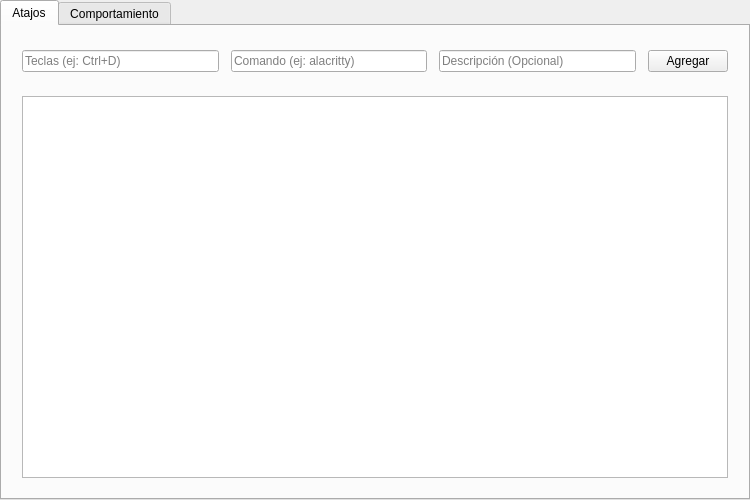
<?xml version="1.0" encoding="UTF-8"?>
<ui version="4.0">
	<class>KeySequenceWindow</class>
	<widget class="QMainWindow" name="KeySequenceWindow">
		<property name="geometry">
			<rect>
				<x>0</x>
				<y>0</y>
				<width>750</width>
				<height>500</height>
			</rect>
		</property>
		<property name="windowTitle">
			<string>Panel de Teclado</string>
		</property>
		<widget class="QWidget" name="centralwidget">
			<layout class="QVBoxLayout" name="verticalLayout">
				<property name="leftMargin">
					<number>0</number>
				</property>
				<property name="topMargin">
					<number>0</number>
				</property>
				<property name="rightMargin">
					<number>0</number>
				</property>
				<property name="bottomMargin">
					<number>0</number>
				</property>
				<item>
					<widget class="QTabWidget" name="tabWidget">
						<property name="currentIndex">
							<number>0</number>
						</property>
						<!-- Pestaña 1: Atajos -->
						<widget class="QWidget" name="tabAtajos">
							<attribute name="title">
								<string>Atajos</string>
							</attribute>
							<layout class="QVBoxLayout" name="verticalLayout_2">
								<property name="spacing">
									<number>24</number>
								</property>
								<property name="leftMargin">
									<number>20</number>
								</property>
								<property name="topMargin">
									<number>24</number>
								</property>
								<property name="rightMargin">
									<number>20</number>
								</property>
								<property name="bottomMargin">
									<number>20</number>
								</property>
								<item>
									<layout class="QHBoxLayout" name="addBox">
										<property name="spacing">
											<number>12</number>
										</property>
										<item>
											<widget class="QLineEdit" name="entryKeys">
												<property name="placeholderText">
													<string>Teclas (ej: Ctrl+D)</string>
												</property>
											</widget>
										</item>
										<item>
											<widget class="QLineEdit" name="entryCmd">
												<property name="placeholderText">
													<string>Comando (ej: alacritty)</string>
												</property>
											</widget>
										</item>
										<item>
											<widget class="QLineEdit" name="entryDesc">
												<property name="placeholderText">
													<string>Descripción (Opcional)</string>
												</property>
											</widget>
										</item>
										<item>
											<widget class="QPushButton" name="btnAdd">
												<property name="text">
													<string>Agregar</string>
												</property>
											</widget>
										</item>
									</layout>
								</item>
								<item>
									<widget class="QListWidget" name="listWidget">
										<property name="selectionMode">
											<enum>QAbstractItemView::NoSelection</enum>
										</property>
									</widget>
								</item>
							</layout>
						</widget>
						<!-- Pestaña 2: Comportamiento -->
						<widget class="QWidget" name="tabComportamiento">
							<attribute name="title">
								<string>Comportamiento</string>
							</attribute>
							<layout class="QVBoxLayout" name="verticalLayout_3">
								<property name="spacing">
									<number>30</number>
								</property>
								<property name="leftMargin">
									<number>40</number>
								</property>
								<property name="topMargin">
									<number>40</number>
								</property>
								<property name="rightMargin">
									<number>40</number>
								</property>
								<property name="bottomMargin">
									<number>20</number>
								</property>
								<item>
									<layout class="QHBoxLayout" name="repeatBox">
										<item>
											<widget class="QLabel" name="lblRepeat">
												<property name="styleSheet">
													<string notr="true">font-size: 16px; font-weight: bold;</string>
												</property>
												<property name="text">
													<string>Habilitar repetición de teclas</string>
												</property>
											</widget>
										</item>
										<item>
											<widget class="QCheckBox" name="switchRepeat"/>
										</item>
									</layout>
								</item>
								<item>
									<layout class="QVBoxLayout" name="delayBox">
										<item>
											<layout class="QHBoxLayout" name="delayHeader">
												<item>
													<widget class="QLabel" name="lblDelay">
														<property name="text">
															<string>Retraso antes de repetir:</string>
														</property>
													</widget>
												</item>
												<item>
													<widget class="QLabel" name="lblDelayValue">
														<property name="text">
															<string>500 ms</string>
														</property>
														<property name="alignment">
															<set>Qt::AlignRight|Qt::AlignVCenter</set>
														</property>
														<property name="styleSheet">
															<string notr="true">color: #a1a1aa; font-weight: bold;</string>
														</property>
													</widget>
												</item>
											</layout>
										</item>
										<item>
											<widget class="QSlider" name="scaleDelay">
												<property name="minimum">
													<number>0</number>
												</property>
												<property name="maximum">
													<number>1000</number>
												</property>
												<property name="singleStep">
													<number>10</number>
												</property>
												<property name="orientation">
													<enum>Qt::Horizontal</enum>
												</property>
											</widget>
										</item>
									</layout>
								</item>
								<item>
									<layout class="QVBoxLayout" name="rateBox">
										<item>
											<layout class="QHBoxLayout" name="rateHeader">
												<item>
													<widget class="QLabel" name="lblRate">
														<property name="text">
															<string>Velocidad de repetición:</string>
														</property>
													</widget>
												</item>
												<item>
													<widget class="QLabel" name="lblRateValue">
														<property name="text">
															<string>20 char/s</string>
														</property>
														<property name="alignment">
															<set>Qt::AlignRight|Qt::AlignVCenter</set>
														</property>
														<property name="styleSheet">
															<string notr="true">color: #a1a1aa; font-weight: bold;</string>
														</property>
													</widget>
												</item>
											</layout>
										</item>
										<item>
											<widget class="QSlider" name="scaleRate">
												<property name="minimum">
													<number>1</number>
												</property>
												<property name="maximum">
													<number>100</number>
												</property>
												<property name="orientation">
													<enum>Qt::Horizontal</enum>
												</property>
											</widget>
										</item>
									</layout>
								</item>
								<item>
									<spacer name="verticalSpacer_1">
										<property name="orientation">
											<enum>Qt::Vertical</enum>
										</property>
										<property name="sizeHint" stdset="0">
											<size>
												<width>20</width>
												<height>40</height>
											</size>
										</property>
									</spacer>
								</item>
							</layout>
						</widget>
					</widget>
				</item>
			</layout>
		</widget>
	</widget>
	<resources/>
	<connections/>
</ui>
